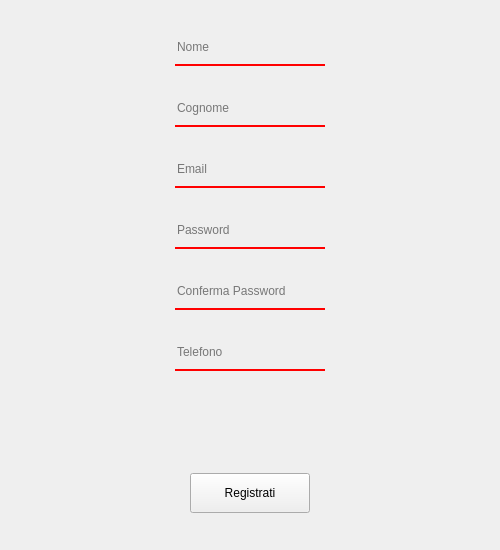
<?xml version="1.0" encoding="UTF-8"?>
<ui version="4.0">
 <class>Frame</class>
 <widget class="QFrame" name="Frame">
  <property name="geometry">
   <rect>
    <x>0</x>
    <y>0</y>
    <width>500</width>
    <height>550</height>
   </rect>
  </property>
  <property name="minimumSize">
   <size>
    <width>500</width>
    <height>550</height>
   </size>
  </property>
  <property name="windowTitle">
   <string>Frame</string>
  </property>
  <layout class="QVBoxLayout" name="verticalLayout">
   <item alignment="Qt::AlignHCenter">
    <widget class="QLineEdit" name="textNome">
     <property name="minimumSize">
      <size>
       <width>150</width>
       <height>30</height>
      </size>
     </property>
     <property name="styleSheet">
      <string notr="true">background-color: rgba(0,0,0,0);
border:none;
border-bottom:2px solid red;
padding-bottom:7px;</string>
     </property>
     <property name="placeholderText">
      <string>Nome</string>
     </property>
    </widget>
   </item>
   <item alignment="Qt::AlignHCenter">
    <widget class="QLineEdit" name="textCognome">
     <property name="minimumSize">
      <size>
       <width>150</width>
       <height>30</height>
      </size>
     </property>
     <property name="styleSheet">
      <string notr="true">background-color: rgba(0,0,0,0);
border:none;
border-bottom:2px solid red;
padding-bottom:7px;</string>
     </property>
     <property name="placeholderText">
      <string>Cognome</string>
     </property>
    </widget>
   </item>
   <item alignment="Qt::AlignHCenter">
    <widget class="QLineEdit" name="textEmail">
     <property name="minimumSize">
      <size>
       <width>150</width>
       <height>30</height>
      </size>
     </property>
     <property name="styleSheet">
      <string notr="true">background-color: rgba(0,0,0,0);
border:none;
border-bottom:2px solid red;
padding-bottom:7px;</string>
     </property>
     <property name="placeholderText">
      <string>Email</string>
     </property>
    </widget>
   </item>
   <item alignment="Qt::AlignHCenter">
    <widget class="QLineEdit" name="textPassword">
     <property name="minimumSize">
      <size>
       <width>150</width>
       <height>30</height>
      </size>
     </property>
     <property name="styleSheet">
      <string notr="true">background-color: rgba(0,0,0,0);
border:none;
border-bottom:2px solid red;
padding-bottom:7px;</string>
     </property>
     <property name="placeholderText">
      <string>Password</string>
     </property>
    </widget>
   </item>
   <item alignment="Qt::AlignHCenter">
    <widget class="QLineEdit" name="textCPassword">
     <property name="minimumSize">
      <size>
       <width>150</width>
       <height>30</height>
      </size>
     </property>
     <property name="styleSheet">
      <string notr="true">background-color: rgba(0,0,0,0);
border:none;
border-bottom:2px solid red;
padding-bottom:7px;</string>
     </property>
     <property name="placeholderText">
      <string>Conferma Password</string>
     </property>
    </widget>
   </item>
   <item alignment="Qt::AlignHCenter">
    <widget class="QLineEdit" name="textTelefono">
     <property name="minimumSize">
      <size>
       <width>150</width>
       <height>30</height>
      </size>
     </property>
     <property name="styleSheet">
      <string notr="true">background-color: rgba(0,0,0,0);
border:none;
border-bottom:2px solid red;
padding-bottom:7px;</string>
     </property>
     <property name="placeholderText">
      <string>Telefono</string>
     </property>
    </widget>
   </item>
   <item alignment="Qt::AlignHCenter">
    <widget class="QLabel" name="error">
     <property name="minimumSize">
      <size>
       <width>150</width>
       <height>40</height>
      </size>
     </property>
     <property name="maximumSize">
      <size>
       <width>150</width>
       <height>40</height>
      </size>
     </property>
     <property name="text">
      <string/>
     </property>
    </widget>
   </item>
   <item alignment="Qt::AlignHCenter">
    <widget class="QPushButton" name="reg_cliente_button">
     <property name="minimumSize">
      <size>
       <width>120</width>
       <height>40</height>
      </size>
     </property>
     <property name="text">
      <string>Registrati</string>
     </property>
    </widget>
   </item>
  </layout>
 </widget>
 <resources/>
 <connections/>
</ui>
